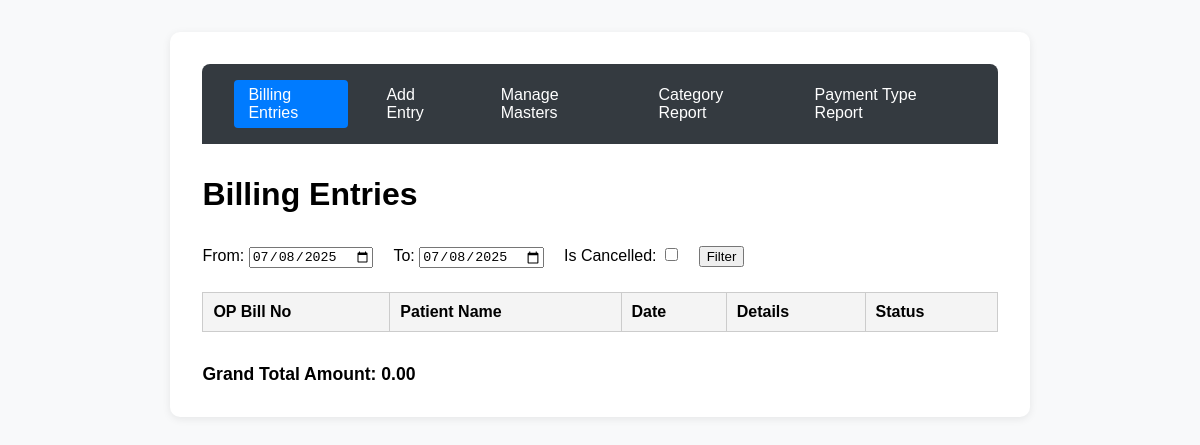
Before: / with the older database file.
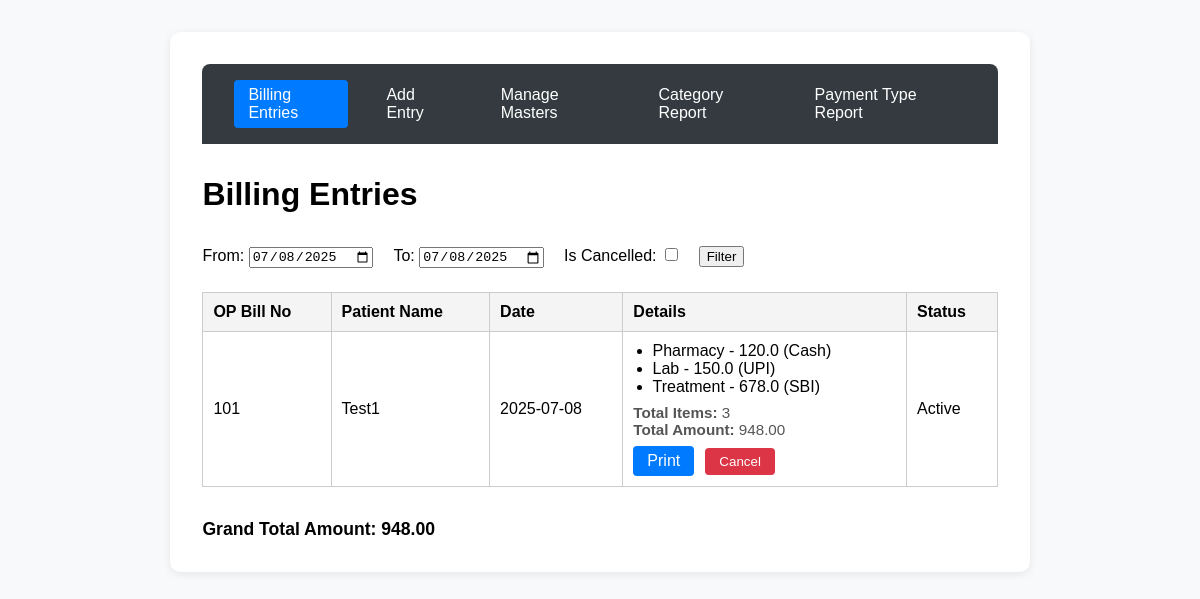
After: the same page with the newer database file.
### app.py (models this page shows)
class HeaderEntry(db.Model):
    id = db.Column(db.Integer, primary_key=True)
    op_bill_no = db.Column(db.String(50), nullable=False)
    patient_name = db.Column(db.String(100), nullable=False)
    date = db.Column(db.Date, nullable=False)
    is_cancelled = db.Column(db.Boolean, default=False, nullable=False)
    created_at = db.Column(db.DateTime, default=lambda: datetime.now(IST), nullable=False)
    updated_at = db.Column(db.DateTime, default=lambda: datetime.now(IST), onupdate=lambda: datetime.now(IST), nullable=False)
    details = db.relationship('DetailsEntry', backref='header', lazy=True)

class DetailsEntry(db.Model):
    id = db.Column(db.Integer, primary_key=True)
    header_id = db.Column(db.Integer, db.ForeignKey('header_entry.id'), nullable=False)
    category_id = db.Column(db.Integer, db.ForeignKey('category.id'), nullable=False)
    amount = db.Column(db.Float, nullable=False)
    payment_type_id = db.Column(db.Integer, db.ForeignKey('payment_type.id'), nullable=False)
    category = db.relationship('Category', backref='details_entries')
    payment_type = db.relationship('PaymentType', backref='details_entries')

class Category(db.Model):
    id = db.Column(db.Integer, primary_key=True)
    name = db.Column(db.String(100), unique=True, nullable=False)

class PaymentType(db.Model):
    id = db.Column(db.Integer, primary_key=True)
    name = db.Column(db.String(100), unique=True, nullable=False)

### app.py (the view)
@app.route('/', methods=['GET', 'POST'])
def index():
    today_str = datetime.now().strftime('%Y-%m-%d')
    from_date = request.args.get('from_date', today_str)
    to_date = request.args.get('to_date', today_str)
    is_cancelled = request.args.get('is_cancelled')
    if request.method == 'POST' and 'cancel_id' in request.form:
        header = HeaderEntry.query.get(int(request.form['cancel_id']))
        if header and not header.is_cancelled:
            header.is_cancelled = True
            header.updated_at = datetime.now(IST)
            db.session.commit()
    from_dt = datetime.strptime(from_date, '%Y-%m-%d').date()
    to_dt = datetime.strptime(to_date, '%Y-%m-%d').date()
    query = HeaderEntry.query.filter(HeaderEntry.date >= from_dt, HeaderEntry.date <= to_dt)
    if is_cancelled:
        query = query.filter(HeaderEntry.is_cancelled == True)
    headers = query.all()
    bills = []
    grand_total = 0.0
    for header in headers:
        details = DetailsEntry.query.filter_by(header_id=header.id).all()
        total_amount = sum(d.amount for d in details)
        total_items = len(details)
        bills.append({
            'header': header,
            'details': details,
            'total_amount': total_amount,
            'total_items': total_items
        })
        grand_total += total_amount
    return render_template('index.html', bills=bills, from_date=from_date, to_date=to_date, grand_total=grand_total)

### templates/index.html (shortened to what this page needs)
<!DOCTYPE html>
<html lang="en">
<head>
</head>
<body>
    <div class="container">
                {% include '_navbar.html' %}
        <h1>Billing Entries</h1>
        <form method="get" action="{{ url_for('index') }}" style="margin-bottom:1.5em;">
            <label>From: <input type="date" name="from_date" value="{{ from_date }}"></label>
            <label style="margin-left:1em;">To: <input type="date" name="to_date" value="{{ to_date }}"></label>
            <label style="margin-left:1em;">Is Cancelled: <input type="checkbox" name="is_cancelled" value="1" {% if request.args.get('is_cancelled') %}checked{% endif %}></label>
            <button type="submit" style="margin-left:1em;">Filter</button>
        </form>
        <table>
            <tr>
                <th>OP Bill No</th>
                <th>Patient Name</th>
                <th>Date</th>
                <th>Details</th>
                <th>Status</th>
            </tr>
            {% for bill in bills %}
            <tr>
                <td>{{ bill.header.op_bill_no }}</td>
                <td>{{ bill.header.patient_name }}</td>
                <td>{{ bill.header.date.strftime('%Y-%m-%d') }}</td>
                <td>
                    <ul>
                    {% for detail in bill.details %}
                        <li>{{ detail.category.name }} - {{ detail.amount }} ({{ detail.payment_type.name }})</li>
                    {% endfor %}
                    </ul>
                    <div style="font-size:0.95em; color:#555; margin-top:0.5em;">
                        <b>Total Items:</b> {{ bill.total_items }}<br>
                        <b>Total Amount:</b> {{ '%.2f' % bill.total_amount }}
                    </div>
                    <a href="{{ url_for('print_bill', header_id=bill.header.id) }}" target="_blank" style="display:inline-block;margin-top:0.5em;background:#007bff;color:#fff;padding:6px 14px;border-radius:4px;text-decoration:none;">Print</a>
                    {% if not bill.header.is_cancelled %}
                    <button type="button" onclick="cancelBill('{{ bill.header.id }}')" style="background:#dc3545; color:#fff; border:none; border-radius:4px; padding:6px 14px; margin-left:0.5em;">Cancel</button>
                    {% endif %}
                </td>
                <td>{% if bill.header.is_cancelled %}<span style="color:red;">Cancelled</span>{% else %}Active{% endif %}</td>
                          </tr>
            {% endfor %}
        </table>
        <div style="font-weight:600; font-size:1.1em; margin-top:1em;">
            Grand Total Amount: {{ '%.2f' % grand_total }}
        </div>
    </div>
</body>
</html>

### templates/_navbar.html (shortened to what this page needs)
<nav class="navbar">
    <a href="{{ url_for('index') }}" {% if request.endpoint == 'index' %}class="active"{% endif %}>Billing Entries</a>
    <a href="{{ url_for('add_entry') }}" {% if request.endpoint == 'add_entry' %}class="active"{% endif %}>Add Entry</a>
    <a href="{{ url_for('masters') }}" {% if request.endpoint == 'masters' %}class="active"{% endif %}>Manage Masters</a>
    <a href="{{ url_for('category_report') }}" {% if request.endpoint == 'category_report' %}class="active"{% endif %}>Category Report</a>
    <a href="{{ url_for('payment_type_report') }}" {% if request.endpoint == 'payment_type_report' %}class="active"{% endif %}>Payment Type Report</a>
</nav>

### templates/index.html (style rules this page uses)
body { font-family: Arial, sans-serif; margin: 2em; background: #f8f9fa; }
.container { max-width: 900px; margin: 0 auto; background: #fff; padding: 2em 2.5em 2em 2.5em; border-radius: 10px; box-shadow: 0 2px 8px rgba(0,0,0,0.08); }
h1 { margin-bottom: 0.5em; }
table { border-collapse: collapse; width: 100%; margin-bottom: 2em; background: #fff; }
th, td { border: 1px solid #ccc; padding: 10px; text-align: left; }
th { background: #f4f4f4; }
ul { margin: 0; padding-left: 1.2em; }

### templates/_navbar.html (style rules this page uses)
.navbar { background: #343a40; padding: 1em 2em; border-radius: 8px 8px 0 0; margin-bottom: 2em; display: flex; gap: 1.5em; }
.navbar a { color: #fff; text-decoration: none; font-weight: 500; transition: background 0.2s; padding: 6px 14px; border-radius: 4px; }
.navbar a.active, .navbar a:focus { background: #007bff; }
body { font-family: Arial, sans-serif; margin: 2em; background: #f8f9fa; }
.container { max-width: 70%; margin: 0 auto; background: #fff; padding: 2em; border-radius: 10px; box-shadow: 0 2px 8px rgba(0,0,0,0.08); }
h1 { margin-bottom: 1em; }
table { border-collapse: collapse; width: 100%; margin-bottom: 2em; background: #fff; }
th, td { border: 1px solid #ccc; padding: 10px; text-align: left; }
th { background: #f4f4f4; }

Changed rows visible on the page:
added HeaderEntry: header.op_bill_no "101", header.patient_name "Test1", header "2025-07-08"
added DetailsEntry: category.name "Pharmacy", amount "120.0", payment_type.name "Cash"
added DetailsEntry: category.name "Lab", amount "150.0", payment_type.name "UPI"
added DetailsEntry: category.name "Treatment", amount "678.0", payment_type.name "SBI"
Other visible differences:
{{ '%.2f' % grand_total }}: "0.00" → "948.00"
new list line: "Total Items: 3 Total Amount: 948.00 Print Cancel Active"
